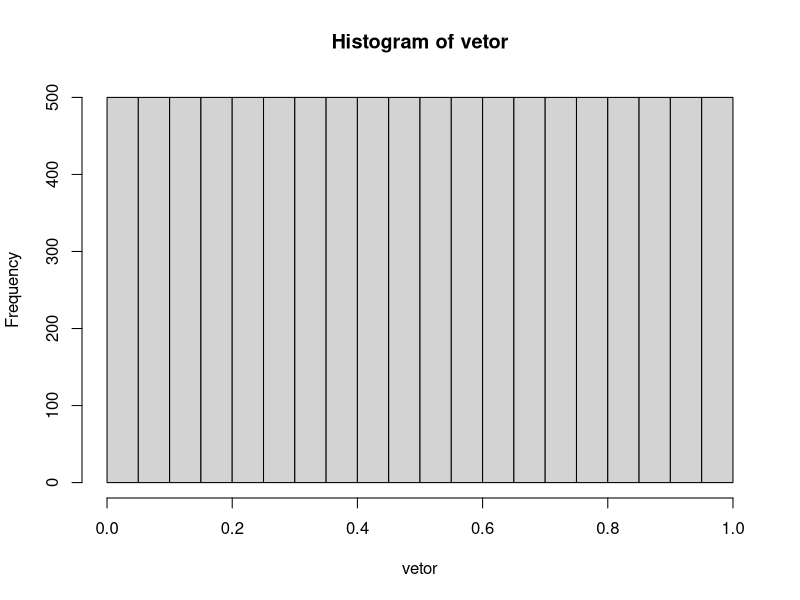
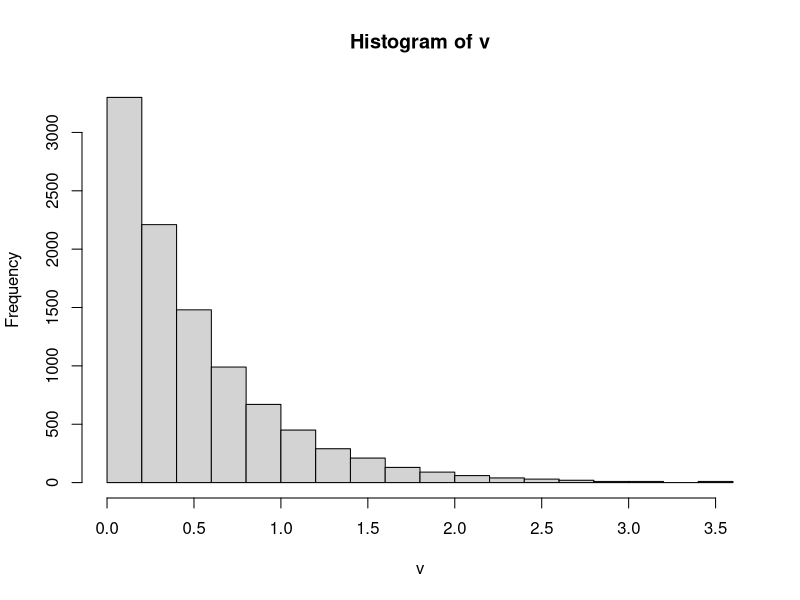
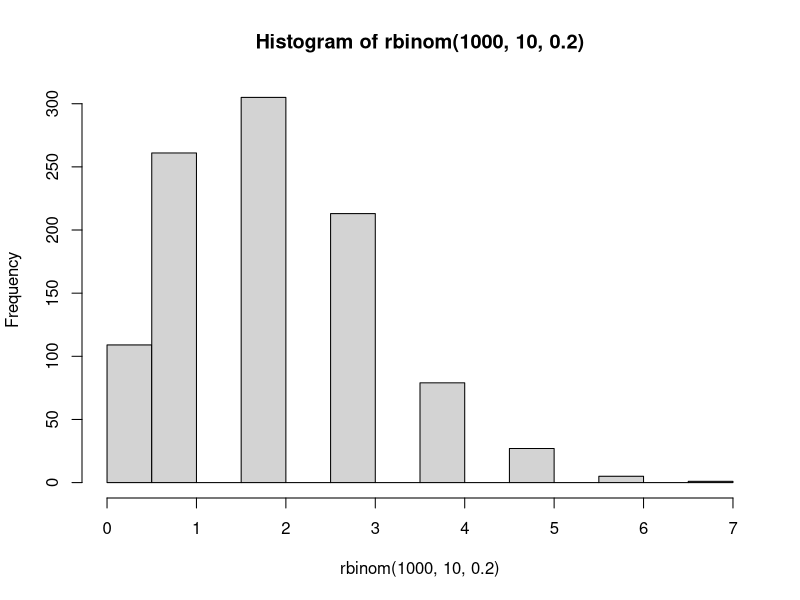
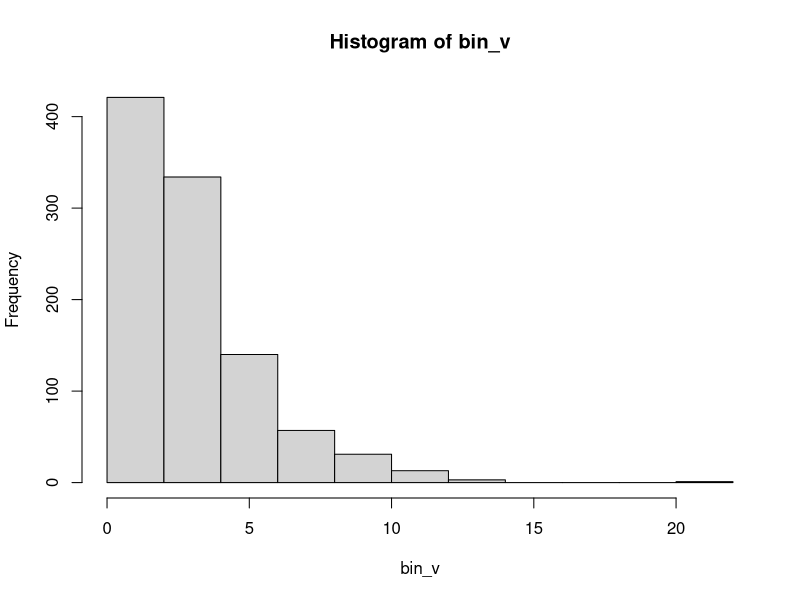

Recreate these plots in R, in order.
## ---- chunk 1
knitr::opts_chunk$set(echo = TRUE)
## ---- chunk 2
M = 5000
a = 1
c = 5
X_i = 1
vetor = c(X_i)

for(d in 2:10000) {

  X_i = (a * X_i + c)  %% M
  vetor = c(vetor, X_i)
}
vetor = vetor/M
hist(vetor)
## ---- chunk 3
v = -(log(1 - vetor)) / 2
hist(v)
## ---- chunk 4
bin_dist = rbinom(1000, 10,  0.2)
hist(rbinom(1000, 10,  0.2))
## ---- chunk 5
bin_v = rnorm(1000)^2 + rnorm(1000)^2 + rnorm(1000)^2
hist(bin_v)
